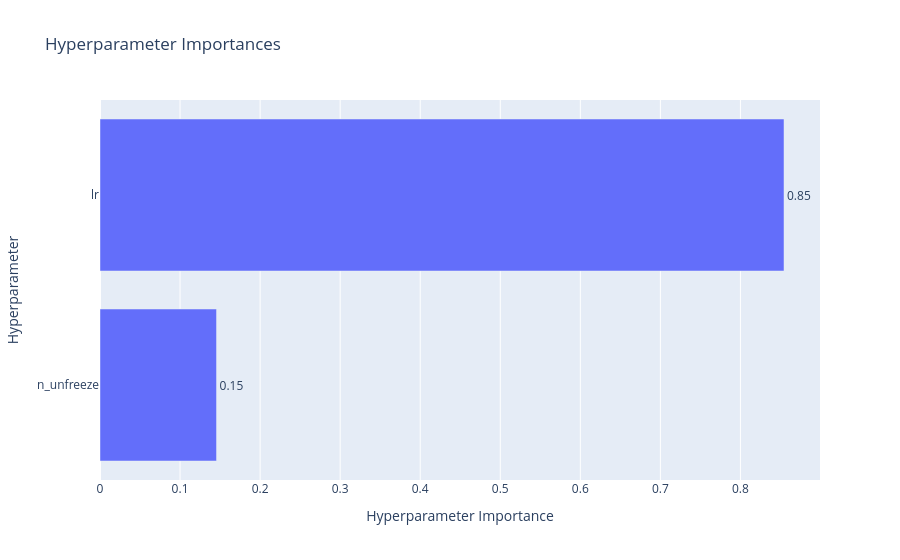
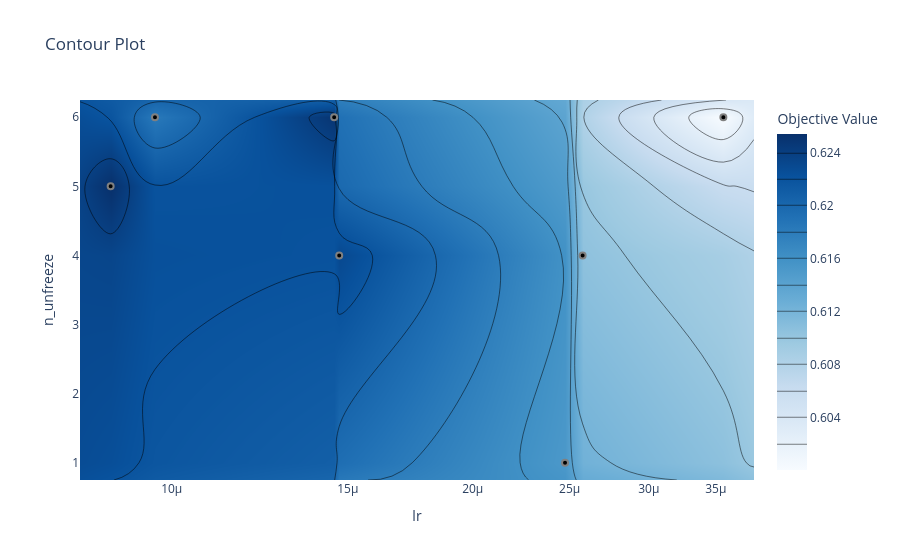

Here is the notebook cell these charts were saved with, in order:
### Code cell
import optuna
from optuna.visualization import plot_param_importances, plot_contour
import matplotlib.pyplot as plt

# ---------- 1. Importancia de Hiperparámetros ----------
fig1 = plot_param_importances(study)
fig1.show()

# ---------- 2. Gráfico de Contorno 2D ----------
# Encuentra los 2 hiperparámetros más importantes
importances = optuna.importance.get_param_importances(study)
top_params = list(importances.keys())[:2]

plot_contour(study, params=["lr", "n_unfreeze"])

### Figure 1 — Plotly figure (JSON) as saved in the notebook; plotly's stock layout.template omitted (floating-point values rounded to 4 significant figures)
{"data": [{"cliponaxis": false, "hovertemplate": ["n_unfreeze (IntDistribution): 0.14556666398125015<extra></extra>", "lr (FloatDistribution): 0.8544333360187499<extra></extra>"], "name": "Objective Value", "orientation": "h", "text": ["0.15", "0.85"], "textposition": "outside", "type": "bar", "x": [0.1456, 0.8544], "y": ["n_unfreeze", "lr"]}], "layout": {"title": {"text": "Hyperparameter Importances"}, "xaxis": {"title": {"text": "Hyperparameter Importance"}}, "yaxis": {"title": {"text": "Hyperparameter"}}}}

### Figure 2 — Plotly figure (JSON) as saved in the notebook; plotly's stock layout.template omitted (floating-point values rounded to 4 significant figures)
{"data": [{"colorbar": {"title": {"text": "Objective Value"}}, "colorscale": [[0, "rgb(247,251,255)"], [0.125, "rgb(222,235,247)"], [0.25, "rgb(198,219,239)"], [0.375, "rgb(158,202,225)"], [0.5, "rgb(107,174,214)"], [0.625, "rgb(66,146,198)"], [0.75, "rgb(33,113,181)"], [0.875, "rgb(8,81,156)"], [1, "rgb(8,48,107)"]], "connectgaps": true, "contours": {"coloring": "heatmap"}, "hoverinfo": "none", "line": {"smoothing": 1.3}, "reversescale": false, "type": "contour", "x": [8.096e-06, 8.688e-06, 9.622e-06, 1.454e-05, 1.471e-05, 2.474e-05, 2.576e-05, 3.562e-05, 3.822e-05], "y": [0.75, 1, 4, 5, 6, 6.25], "z": [[NaN, NaN, NaN, NaN, NaN, NaN, NaN, NaN, NaN], [NaN, NaN, NaN, NaN, NaN, 0.6152, NaN, NaN, NaN], [NaN, NaN, NaN, NaN, 0.623, NaN, 0.6105, NaN, NaN], [NaN, 0.6254, NaN, NaN, NaN, NaN, NaN, NaN, NaN], [NaN, NaN, 0.6183, 0.6249, NaN, NaN, NaN, 0.6, NaN], [NaN, NaN, NaN, NaN, NaN, NaN, NaN, NaN, NaN]]}, {"marker": {"color": "black", "line": {"color": "Gray", "width": 2}}, "mode": "markers", "name": "Feasible Trial", "showlegend": false, "type": "scatter", "x": [8.688e-06, 2.474e-05, 9.622e-06, 1.454e-05, 2.576e-05, 3.562e-05, 1.471e-05], "y": [5, 1, 6, 6, 4, 6, 4]}, {"marker": {"color": "#cccccc", "line": {"color": "Gray", "width": 2}}, "mode": "markers", "name": "Infeasible Trial", "showlegend": false, "type": "scatter", "x": [], "y": []}], "layout": {"title": {"text": "Contour Plot"}, "xaxis": {"range": [-5.092, -4.418], "title": {"text": "lr"}, "type": "log"}, "yaxis": {"range": [0.75, 6.25], "title": {"text": "n_unfreeze"}}}}
